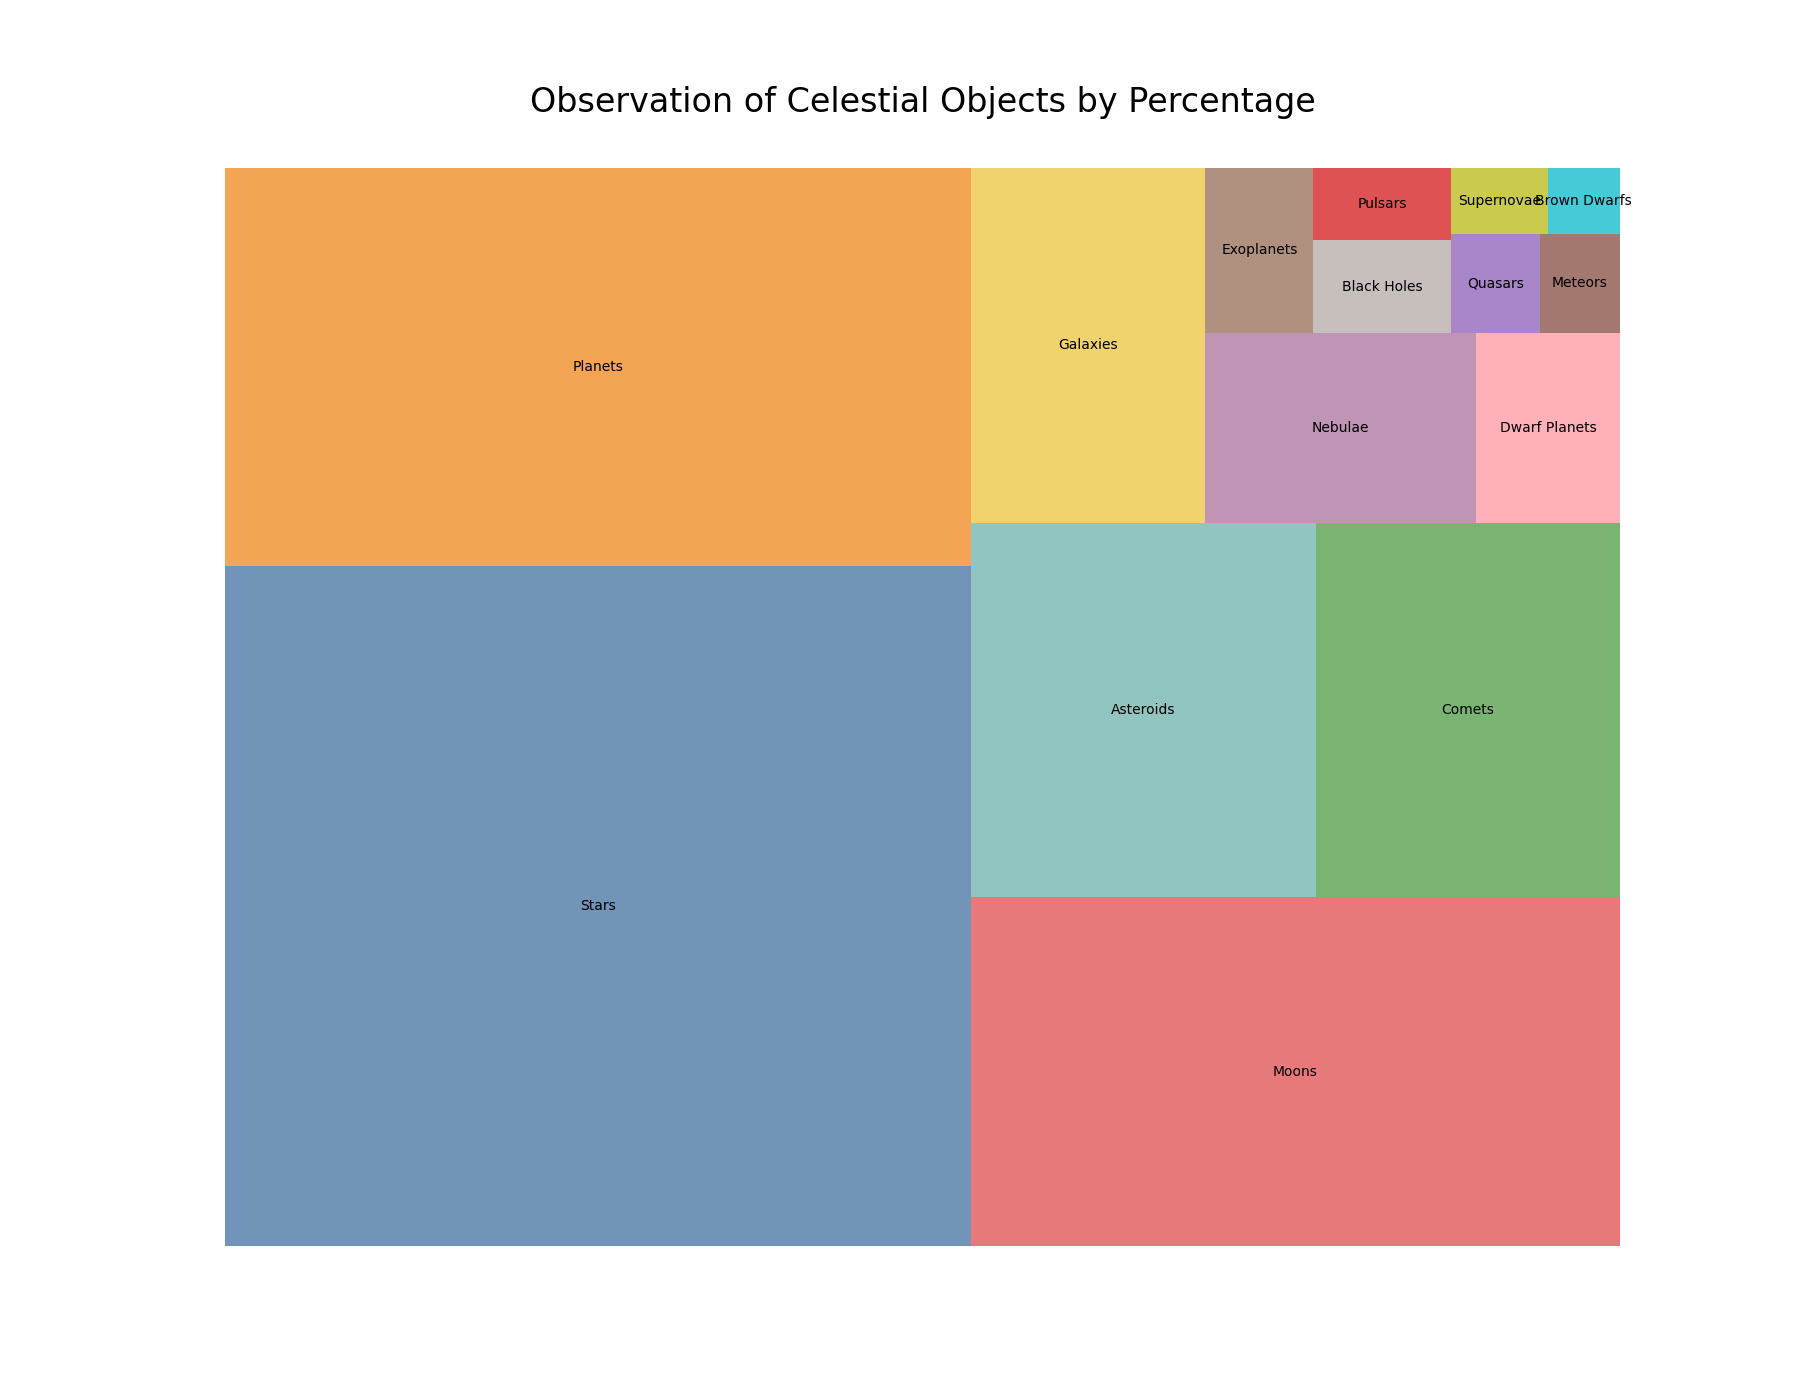

This figure's Python source:

import matplotlib.pyplot as plt
import pandas as pd
import squarify

# Define the dataset
data = {
    'Category': ['Stars', 'Planets', 'Moons', 'Asteroids', 'Comets', 'Galaxies', 'Nebulae', 
                 'Dwarf Planets', 'Exoplanets', 'Black Holes', 'Pulsars', 'Quasars', 
                 'Meteors', 'Supernovae', 'Brown Dwarfs'],
    'Percentage': [35.12, 20.54, 15.67, 8.95, 7.88, 5.76, 3.56, 1.89, 1.23, 0.88, 0.69, 
                   0.61, 0.55, 0.44, 0.33]
}

df = pd.DataFrame(data)

# Define the color scheme
colors = ['#4e79a7', '#f28e2b', '#e15759', '#76b7b2', '#59a14f', '#edc949', '#af7aa1', 
          '#ff9da7', '#9c755f', '#bab0ab', '#d62728', '#9467bd', '#8c564b', '#bcbd22', 
          '#17becf']

# Create the figure with specified figure size
fig = plt.figure(figsize=(18, 14))
ax = fig.add_subplot(111, aspect="auto")

# Create a treemap
squarify.plot(sizes=df['Percentage'], label=df['Category'], color=colors, alpha=0.8)

# Set the title of the plot
plt.title('Observation of Celestial Objects by Percentage', fontsize=24, pad=40)

# Remove the axes
plt.axis('off')

# Show the plot
plt.show()
